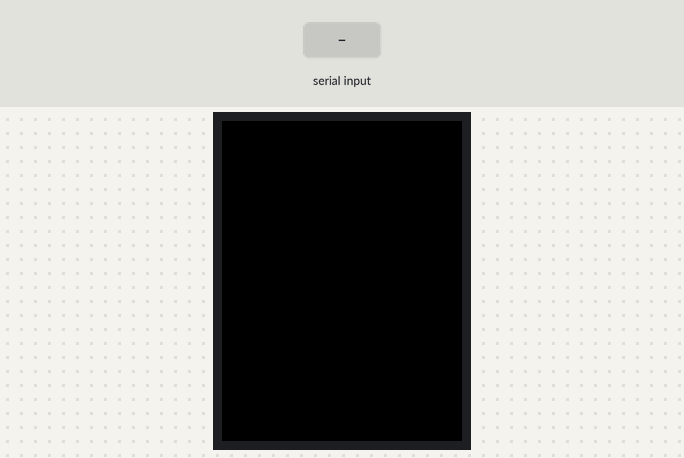
Simulated run of this sketch. Board: ESP32. Parts: 320×240 colour display. The test bench sets the inputs (shaded band). What the sketch prints to the serial monitor is not drawn.

Above: at 1.3 s.
1.4 s: "1\n" received over Serial
At 3.2 s:
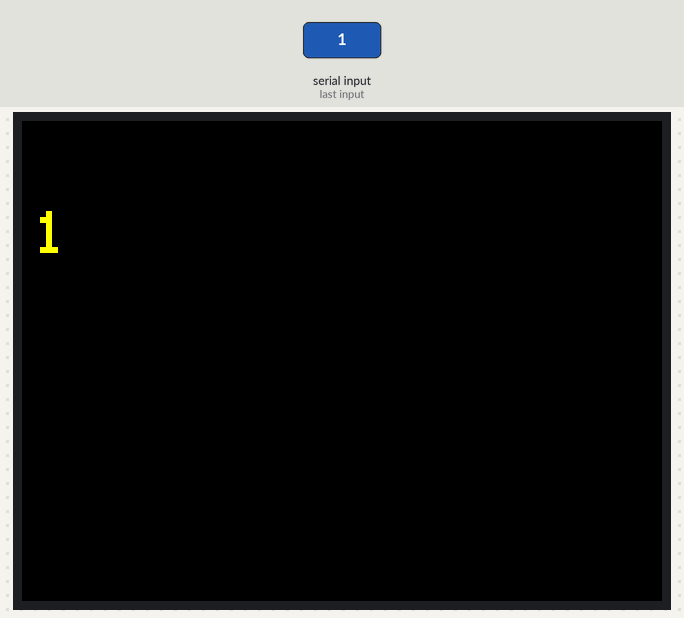
4.1 s: "0\n" received over Serial
At 5.2 s:
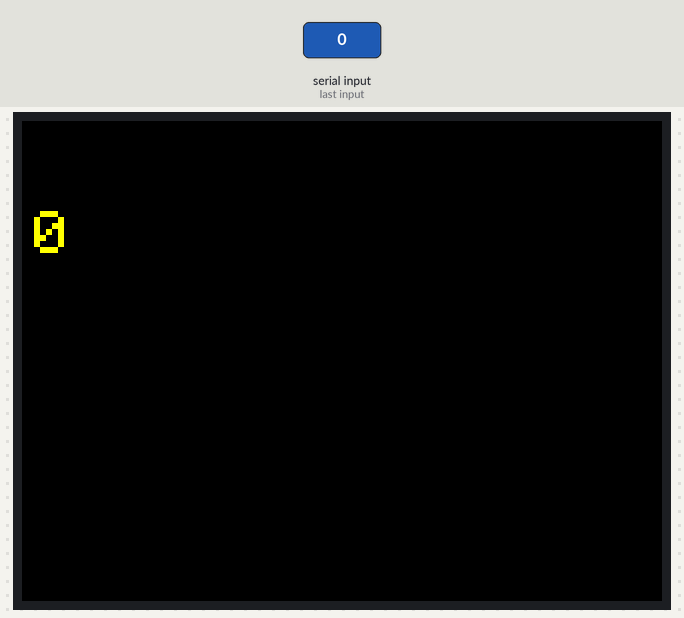
6.8 s: "2\n" received over Serial
At 8.6 s:
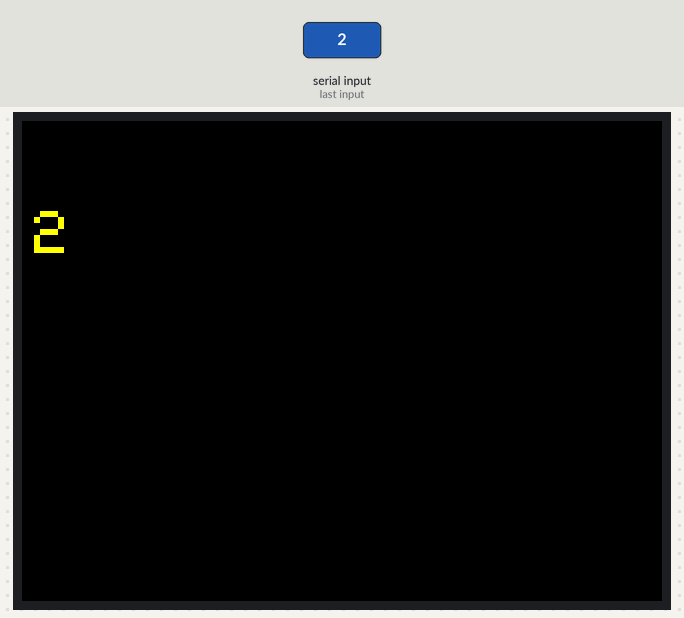
Timing chart, 0 to 10.1 s (numbered marks = the images above; inputs shaded):
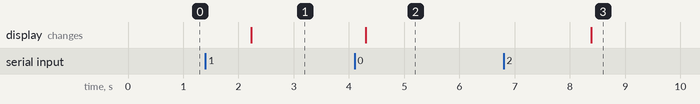

The sketch:

Esp32_Serial_To_TFT.ino
```cpp
#include <TFT_eSPI.h>

TFT_eSPI tft;

void setup() {
  // 波特率设置，用于监视串口
  Serial.begin(115200);
  tft.begin();
  // 设置屏幕方向
  tft.setRotation(1);
}

void loop() {
  if (Serial.available() > 0) {
    // 读取一行的数据
    String receivedData = Serial.readStringUntil('\n');

    // 去除首尾空格和换行符
    receivedData.trim();
    Serial.println("Received data: " + receivedData);

    // 设置屏幕颜色，如果不重置黑色，像素点会一直堆积
    tft.fillScreen(TFT_BLACK);

    // 设置光标位置，字号，颜色，打印串口收到的内容
    tft.setCursor(6, 45);
    tft.setTextSize(3);
    tft.setTextColor(TFT_YELLOW);
    tft.println(receivedData);
  }
  delay(2000);
}
```

Measured:
- after the input at 1.4 s, the display: changes after 0.83 s (image 1)
- after the input at 4.1 s, the display: changes after 0.20 s (image 2)
- after the input at 6.8 s, the display: changes after 1.6 s (image 3)
